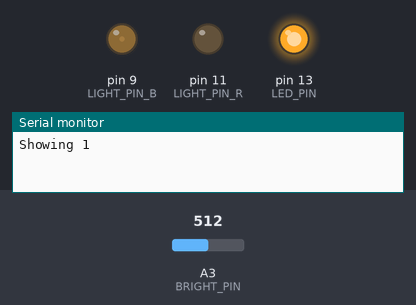
The sketch below on a simulated Arduino Uno, built with avr-gcc and run on an emulated ATmega328P. On the bench: output pins drawn as LEDs (lit = HIGH), the last lines printed to the serial monitor. The inputs (shaded band) are chosen by the test bench; at power-on: A3 (BRIGHT_PIN) = 512. Random numbers use the default seed unless the sketch sets one.

Above: at 0.1 s.
At 0.5 s:
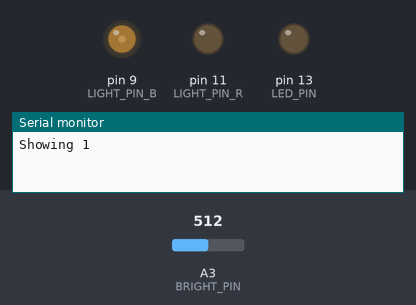
At 1.5 s:
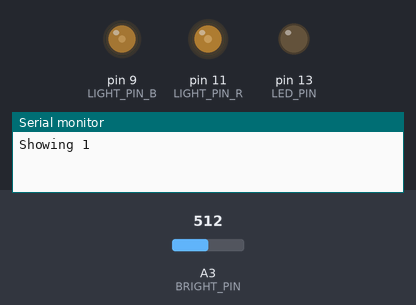
At 2.3 s:
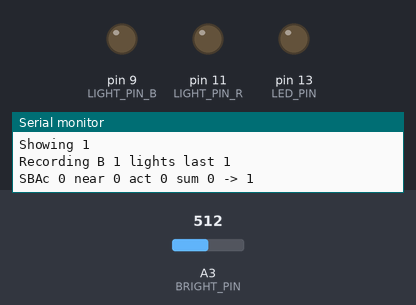
Timing chart, 0 to 3.8 s (numbered marks = the images above):
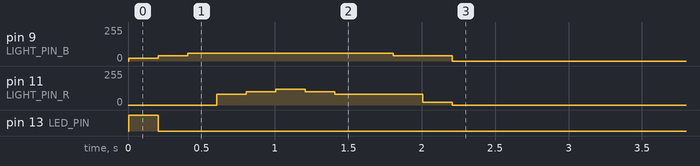

The sketch:

Pflanzlicht.ino
```cpp
// (licence header left out)
#include <Adafruit_SleepyDog.h>
#include "ActivityMonitor.h"
#include "BrightnessPin.h"

const int BRIGHT_PIN = A3;

// only monitor the necessary hour count
ActivityMonitor brightness(8*4);
ActivityMonitor activitym(12*4);
BrightnessPin pin(BRIGHT_PIN);

unsigned long sleptTime;

const int LIGHT_PIN_B = 9;
const int LIGHT_PIN_R = 11;
const int LED_PIN = 13;

const byte MAX_BRIGHT = 240;
const float BLUE_PART = 0.4;
const float CLOCK_ADJUST = 1.045;

const unsigned long MINUTES15 = 15L * 60 * 1000;
const unsigned int SLEEP_TIME = 8000;

unsigned long lastOutputTime;
unsigned long lastBrightCheck;
bool first = true;
unsigned long lastSbaOut;
unsigned long lastDump;

unsigned long lastBrightRecord = 0;
int lastActivityPointer = -1;

int currentlyDesired = 0;
int currentlyDisplayed = 0;

void setup() {
  Serial.begin(115200);

  pinMode(LED_PIN, OUTPUT);

  // show a start animation and blink current value
  //

  byte current = getBrightnessK();

  blinkStart(current);

  analogWrite(LIGHT_PIN_R, 0);
  analogWrite(LIGHT_PIN_B, 0);
  digitalWrite(LED_PIN, LOW);

  //double kOhm = readPin(BRIGHT_PIN);

  /*
  // some curve...
  double brightness = (kOhm - 5.0) * 8.7;
  if (kOhm < 5)
    brightness = 0;
  else if (kOhm > 20 && kOhm <= 150)
    brightness = 146.0 - 0.87 * kOhm;
  else if (kOhm > 150)
    brightness = 20;

  int led_brightness = brightness;
  */

  unsigned long now = getNow(0);
  lastBrightCheck = now;
  recordBrightness(now, getBrightnessK(), true);
}

unsigned int num = 0;

void loop() {

  unsigned long now = getNow(0);

  // Brightness: ie 20-30kOhm non-brightly lit room
  //  10kOhm starting to get darker in winter
  //  150kOhm is putting the hand mostly over the LDR
  //  2kOhm sunny outside; in the room (north-side). 1kOhm looking out the window

  if (now - lastOutputTime >= 10000) {
    unsigned long seconds = now / 1000;
    unsigned int minutes = seconds / 60;
    unsigned int r_seconds = seconds % 60;

    double kOhm = pin.getBrightnessKD();
    // String(num++)+
    Serial.println(String(minutes)+":"+String(r_seconds)+": "+String(kOhm)+" ");

    lastOutputTime = now;
  }

  byte current = getBrightnessK();
  recordBrightness(now, current, false);

  if (shouldBeActive() && !isDay(current)) {
    if (now - lastBrightCheck >= 5000 || first) {
      first = false;
      // 10 -> little light (30)
      // 80 -> maximum (240)

      currentlyDesired = (int)min(MAX_BRIGHT, 3 * current);
      //Serial.println("bright->desired "+String(current)+"->"+String(currentlyDesired));

      lastBrightCheck = now;
    }
  } else {
    currentlyDesired = 0;
  }

  show();

  recordActivity(now, currentlyDesired);

  if (currentlyDesired != currentlyDisplayed) {
    // animate brightness change

    delay(500);
  } else {
    // normal operation (off or on)

    if (currentlyDisplayed == 0) {
      // Sleeping will also deactivate PWM of course

      Serial.flush();
      int sleptMs = round(CLOCK_ADJUST * Watchdog.sleep(SLEEP_TIME));
      getNow(sleptMs);
    } else {
      delay(SLEEP_TIME);
    }
  }
}

void show()
{
  if (currentlyDesired != currentlyDisplayed) {
    if (currentlyDesired > currentlyDisplayed) {
      currentlyDisplayed += min(5, currentlyDesired-currentlyDisplayed);
    } else {
      currentlyDisplayed -= min(5, currentlyDisplayed-currentlyDesired);
    }

    analogWrite(LIGHT_PIN_R, currentlyDisplayed);
    analogWrite(LIGHT_PIN_B, round(currentlyDisplayed * BLUE_PART));
    //Serial.println("Output "+String(currentlyDisplayed)+" on path to "+String(currentlyDesired));
  }
}

bool shouldBeActive()
{
  // not in the morning/night (only day and evening)
  // not more than 5 hours in 24 hours
  // not more than 4 hours maximum brightness

  bool nearTheDay = isNearTheDay(false);
  int activityIn24 = countActivity(false);
  int sumActivityIn24 = sumActivity(false);
  int sumBorder = 4*4 * MAX_BRIGHT;

  bool shouldBeActive = (nearTheDay || justStarted()) && activityIn24 < 5*4 && sumActivityIn24 < sumBorder;

  unsigned long now = getNow(0);
  if (now - lastSbaOut >= 2000) {
    //Serial.println("A "+activitym.dump());
    Serial.println("SBAc "+String(getActivityPointer(now))+" near "+String(nearTheDay)+" act "+String(activityIn24)+" sum "+String(sumActivityIn24)+" -> "+String(shouldBeActive));

    lastSbaOut = now;
  }

  if (now - lastDump >= 60000L) {
    Serial.println("ACT "+activitym.dump());
    Serial.println("BRI "+brightness.dump());

    lastDump = now;
  }

  return shouldBeActive;
}

bool isDay(byte brightness)
{
  return brightness < 10;
}

bool isNearTheDay(bool debug)
{
  return countLightsIn6Hours(debug) > 1;
}

int countLightsIn6Hours(bool debug)
{
  return brightness.countLightBack(6*4);
}

bool justStarted()
{
  return brightness.countValues() < 2;
}

void recordBrightness(unsigned long now, byte current, bool force)
{
  if (force || now - lastBrightRecord >= MINUTES15) {
    brightness.record(current);
    lastBrightRecord = now;
    Serial.println("Recording B "+String(current)+" lights last "+String(brightness.countLightBack(6*4)));
  }
}

void recordActivity(unsigned long now, byte value)
{
  unsigned int activityPointer = getActivityPointer(now);
  bool raiseOnly = activityPointer == lastActivityPointer;
  lastActivityPointer = activityPointer;

  //Serial.println("Recording A "+String(activityPointer)+": "+String(value)+" count now "+String(activitym.countValues()));
  bool valueChanged = activitym.record(value, activityPointer, raiseOnly);

  if (valueChanged) {
    Serial.println("Recording A "+String(activityPointer)+": "+String(value)+" count now "+String(activitym.countValues()));
  }
}

int countActivity(bool debug)
{
  if (debug) {
    unsigned int activityPointer = getActivityPointer(getNow(0));
    Serial.println("A "+String(activityPointer)+": "+activitym.dump());
  }

  return activitym.countValues();
}

int sumActivity(bool debug)
{
  return activitym.sumValues();
}

unsigned int getActivityPointer(unsigned long now)
{
  return (now / MINUTES15) % activitym.maximumCount();
}

void blinkStart(byte current)
{
  int blinkValueLength = 0;
  if (current < 25) {
    Serial.println("Showing "+String(current));
    blinkValueLength = (current / 5) * 5 + (current % 5) * 2;
  }
  int blinkValues[blinkValueLength];
  if (blinkValueLength > 0) {
    int b = 0;
    for (int i=0; i<current / 5; i++) {
      blinkValues[b++] = HIGH;
      blinkValues[b++] = HIGH;
      blinkValues[b++] = HIGH;
      blinkValues[b++] = LOW;
      blinkValues[b++] = LOW;
    }
    for (int i=0; i<current % 5; i++) {
      blinkValues[b++] = HIGH;
      blinkValues[b++] = LOW;
    }
  }

  int startAnimationLength = 11;
  int startAnimation[startAnimationLength];

  int s = 0;
  for (int i=1; i<7 && s<startAnimationLength; i++) {
    int led_value = i * 20;
    startAnimation[s++] = led_value;
  }

  for (int i=5; i>0 && s<startAnimationLength; i--) {
    int led_value = i * 20;
    startAnimation[s++] = led_value;
  }

  for (int i=0; i<startAnimationLength || i<blinkValueLength; i++) {
    if (i<startAnimationLength) {
      analogWrite(random(2) < 1 ? LIGHT_PIN_R : LIGHT_PIN_B, startAnimation[i]);
    }
    if (i<blinkValueLength) {
      digitalWrite(LED_PIN, blinkValues[i]);
    }
    delay(200);
  }
}

unsigned long getNow(unsigned long offset)
{
  sleptTime += offset;

  return millis() + sleptTime;
}

byte getBrightnessK()
{
  return pin.getBrightnessK();
}
```

ActivityMonitor.h
```cpp
// (licence header left out)
#ifndef __ACTIVITY_MONITOR_H__
#define __ACTIVITY_MONITOR_H__

class ActivityMonitor
{
  static const int LENGTH = 24*4;
private:
  byte values[LENGTH];
  int maximumLength;
  int pointer = 0;
  long sum = 0;
  int count = 0;

public:
  ActivityMonitor(int maxLen)
  {
    maximumLength = min(maxLen, LENGTH);
    memset(values, 0, sizeof(values));
  }

  String dump()
  {
    String s;
    for (int i=0; i<maximumLength; i++) {
      s += String(values[i]) + " ";
    }

    return s;
  }

  bool record(byte value, int index = -1, bool raiseOnly = false)
  {
    bool internalUsed = true;
    if (index != -1) {
      if (index >= maximumLength || index < -1) {
        Serial.println("!!!! Illegal index value "+String(index)+" vs maximum "+String(maximumLength));
        return;
      }

      internalUsed = false;
    } else {
      index = pointer;
    }

    bool doSomething = !raiseOnly;
    bool valueChanged = false;

    if (raiseOnly && value > values[index]) {
      doSomething = true;
    }

    if (doSomething) {
      if (value != values[index]) {
        valueChanged = true;
      }

      if (values[index] > 0) {
        sum -= values[index];
        values[index] = 0;
        count--;
      }

      values[index] = value;

      if (value > 0) {
        sum += value;
        count++;
      }
    }

    if (internalUsed) {
      pointer = (pointer + 1) % maximumLength;
    }

    return valueChanged;
  }

  byte current(int index = -1)
  {
    if (index == -1) {
      int index = pointer - 1;
      if (index < 0) {
        index = index + maximumLength;
      }
    }

    return values[index];
  }

  int countValues()
  {
    return count;
  }

  int countLightBack(int steps)
  {
    int lightCounter = 0;

    for (int i=0; i<steps; i++) {
      int p = pointer - 1 - i;
      if (p < 0) {
        p = p + maximumLength;
      }

      // TODO this is rather specific knowledge here; and see ino:isDay()
      if (values[p] > 0 && values[p] < 10) {
        lightCounter++;
      }
    }

    return lightCounter;
  }

  long sumValues()
  {
    return sum;
  }

  int maximumCount() {
    return maximumLength;
  }
};

#endif
```

BrightnessPin.h
```cpp
// (licence header left out)
#ifndef __BRIGHTNESS_PIN_H__
#define __BRIGHTNESS_PIN_H__

class BrightnessPin
{
private:
  int pin;

public:
  BrightnessPin(int p)
  {
    pin = p;
    pinMode(pin, INPUT);
  }

  byte getBrightnessK()
  {
    return (byte)round(readPin(pin));
  }

  double getBrightnessKD()
  {
    return readPin(pin);
  }

private:
  double readPin(int pin)
  {
    // 5V -> 1k2 -> LDR -> GND
    double vcc = readVcc();

    int val = analogRead(pin);

    double valVoltage = (val / 1023.0) * vcc;

    // more complex but the same (*1000)
    //double x = (1200*voltage/vcc)/(1-voltage/vcc);

    double t = vcc - valVoltage;
    if (t == 0) {
      t = 0.00001;
    }
    double kOhm = valVoltage / t * 1.2;

    return kOhm;
  }

  double readVcc() {
    // Read 1.1V reference against AVcc
    ADMUX = _BV(REFS0) | _BV(MUX3) | _BV(MUX2) | _BV(MUX1);
    delay(2); // Wait for Vref to settle
    ADCSRA |= _BV(ADSC); // Convert
    while (bit_is_set(ADCSRA,ADSC));
    long result = ADCL;
    result |= ADCH<<8;
    result = 1125300L / result; // Back-calculate AVcc in mV

    return result / 1000.0;
  }
};

#endif
```
